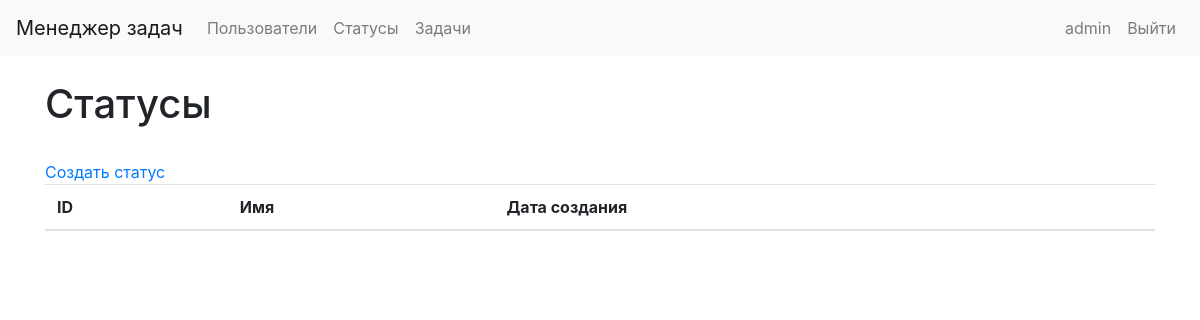
The page /statuses/ (signed in) on the database as committed earlier.
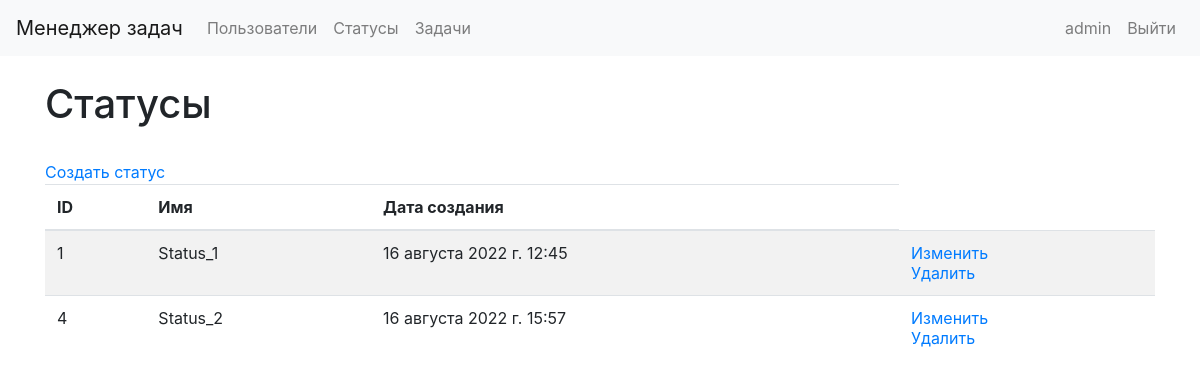
The same page on the database as committed later.
### task_manager/models.py (models this page shows, shortened)
class Status(models.Model):
    name = models.CharField(max_length=100, unique=True)
    time_create = models.DateTimeField(auto_now_add=True)

### task_manager/views.py (the view)
# urls.py: path('statuses/', views.StatusList.as_view(), name='statuses_list'),
class StatusList(LoginRequiredMixin, ListView):
    model = Status
    template_name = "statuses_list.html"
    login_url = reverse_lazy('user_login')
    def dispatch(self, request, *args, **kwargs):
        if not request.user.is_authenticated:
            messages.error(request, _("Вы не авторизованы! Пожалуйста, выполните вход."))
            return redirect('user_login')
        return super().dispatch(request, *args, **kwargs)

### task_manager/templates/statuses_list.html
{% extends 'base.html' %}
{% load i18n %}
{% block content %}
    <div class="container wrapper flex-grow-1">
        <br>
        <h1>{% translate "Статусы" %}</h1>
        <br>
        <a href="{% url 'statuses_create' %}">{% translate "Создать статус" %}</a>
        <table class="table table-striped">
            <thead>
                <tr>
                    <th>{% translate "ID" %}</th>
                    <th>{% translate "Имя" %}</th>
                    <th>{% translate "Дата создания" %}</th>
                </tr>
            </thead>
            <tbody>
                {% for s in object_list %}
                <tr>
                    <td>{{s.id}}</td>
                    <td>{{s.name}}</td>
                    <td>{{s.time_create}}</td>
                    <td>
                        <a href="{% url 'statuses_update' pk=s.id %}">{% translate "Изменить" %}</a>
                        <br>
                        <a href="{% url 'statuses_delete' pk=s.id %}">{% translate "Удалить" %}</a>
                    </td>
                </tr>
                {% endfor %}
            </tbody>
        </table>
    </div>
{% endblock %}

Rows that differ between the two databases and show on the page:
added Status: id "1", name "Status_1", time_create "16 августа 2022 г. 12:45"
added Status: id "4", name "Status_2", time_create "16 августа 2022 г. 15:57"
